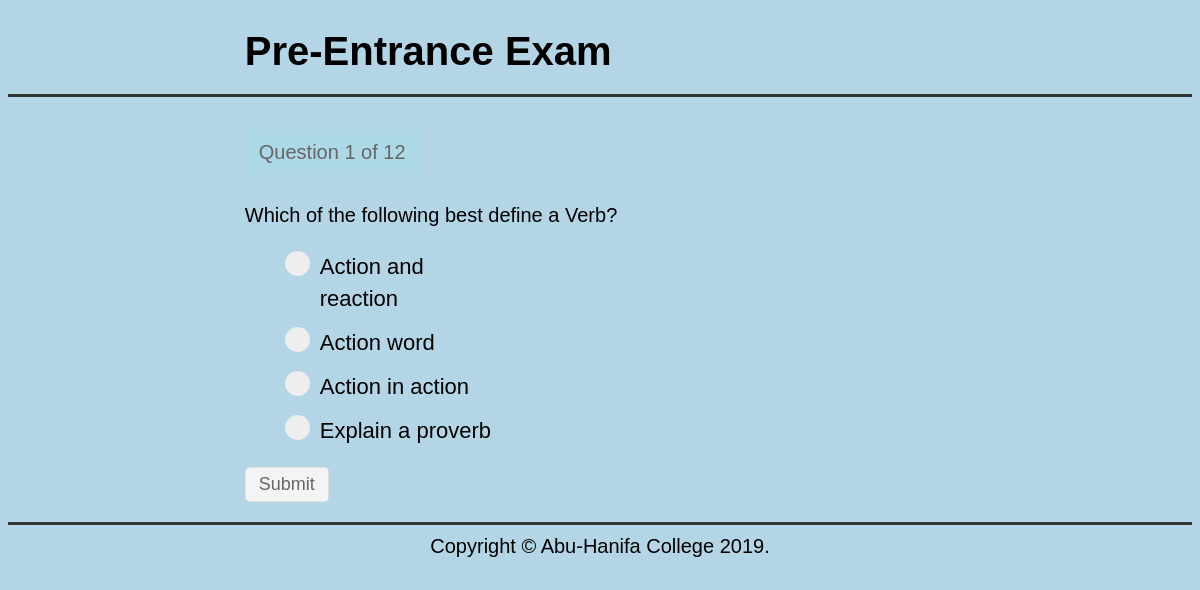
The page /question.php?n=1 on the database its author committed.
### tables this page shows
CREATE TABLE `questions` (
  `question_number` int(11) NOT NULL,
  `text` text NOT NULL
);

CREATE TABLE `choices` (
  `id` int(11) NOT NULL,
  `question_number` int(11) NOT NULL,
  `is_correct` tinyint(1) NOT NULL DEFAULT '0',
  `text` text NOT NULL
);

### question.php (the view, shortened to what this page needs)
<?php
	include ('database.php');
?>
<?php
$number = $_GET['n'];
$query = "SELECT * FROM questions
			WHERE question_number = $number";
$result = $mysqli->query($query) or die($mysqli->error.__LINE__);
$question = $result->fetch_assoc();
$query1 = "SELECT * FROM choices
			WHERE question_number = $number";
$choices = $mysqli->query($query1) or die($mysqli->error.__LINE__);
$query2 = "SELECT * FROM questions";
$results = $mysqli->query($query2) or die($mysqli->error.__LINE__);
$total = $results->num_rows;
?>
<!DOCTYPE html>
<html>
<head>
	<link rel="stylesheet" type="text/css" href="style2.css">
</head>
<body>
	<header>
		<div class='container'>
			<h1>Pre-Entrance Exam</h1>
	</header>
	<br>
	<main>
		<div class='container'>
			<div class="current">Question <?php echo $question['question_number']; ?> of <?php echo $total;?> </div>
			<p class="question">
				<?php echo $question['text']; ?>
			</p>
			<form method="post" action="process.php">
				<ul class="choices">
				<?php while($row=$choices->fetch_assoc()){ ?>
				<label class="container1">
					<li><input type="radio" name="choice" value = "<?php echo $row['id'];  ?>" /><span class="checkmark"></span><?php echo $row['text']; ?></li>
				</label>
				<?php } ?>
			</ul>
				<input type="submit" name="submit" id="submit" value="Submit" class="btn btn-warning">
			</form>
		</div>
	</main>
	<footer>
		<div class='container'>
			Copyright &copy Abu-Hanifa College 2019.
		</div>
	</footer>
</body>
</html>

### style2.css (style rules this page uses)
body { font-family: arial; font-size: 20px; line-height: 1.6em; background-color: #B3D5E5; }
.container { width: 60%; margin: 0 auto; overflow: auto; font-size:20px; }
label { display: inline-block; width: 180px; }
li { list-style: none; }
header { border-bottom: 3px #333 solid; }
footer { border-top: 3px #333 solid; text-align: center; padding-top: 5px; }
main { padding-bottom: 20px; }
input#submit { display: inline-block; color:#666; background-color: #f4f4f4; border: 1px dotted #ccc; padding: 6px 13px; border-radius: 5px; font-size: 18px; }
.current { display: inline-block; color:#666; background-color: lightblue; border: 1px dotted #ccc; padding: 6px 13px; }

### question.php (style rules this page uses)
.container1 { display: block; position: relative; padding-left: 35px; margin-bottom: 12px; cursor: pointer; font-size: 22px; -webkit-user-select: none; -moz-user-select: none; -ms-user-select: none; user-select: none; }
.checkmark { position: absolute; top: 0; left: 0; height: 25px; width: 25px; background-color: #eee; border-radius: 50%; }
.checkmark:after { content: ""; position: absolute; display: none; }
.container1 .checkmark:after { top: 9px; left: 9px; width: 8px; height: 8px; border-radius: 50%; background: white; }

### rows shown on the page
questions: question_number "1", text "Which of the following best define a Verb?"
choices: text "Action and reaction"
choices: text "Action word"
choices: text "Action in action"
choices: text "Explain a proverb"

### other values the page prints
$total "12"
